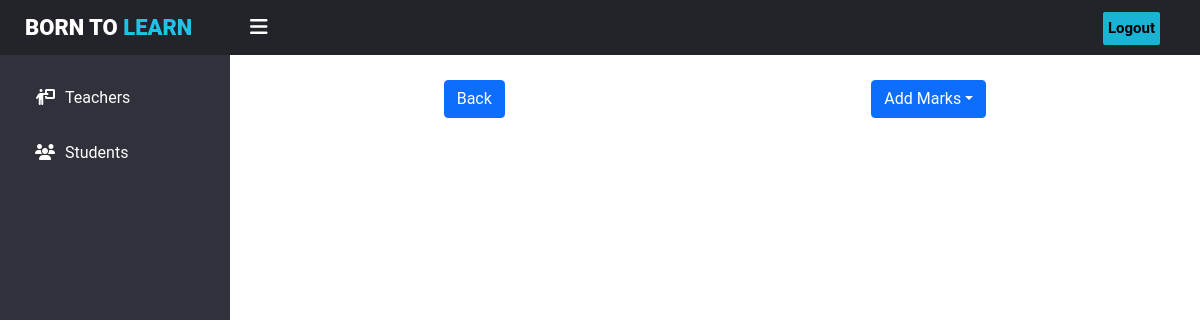
The app's page /teachers/showMarks.php (signed in), older data.
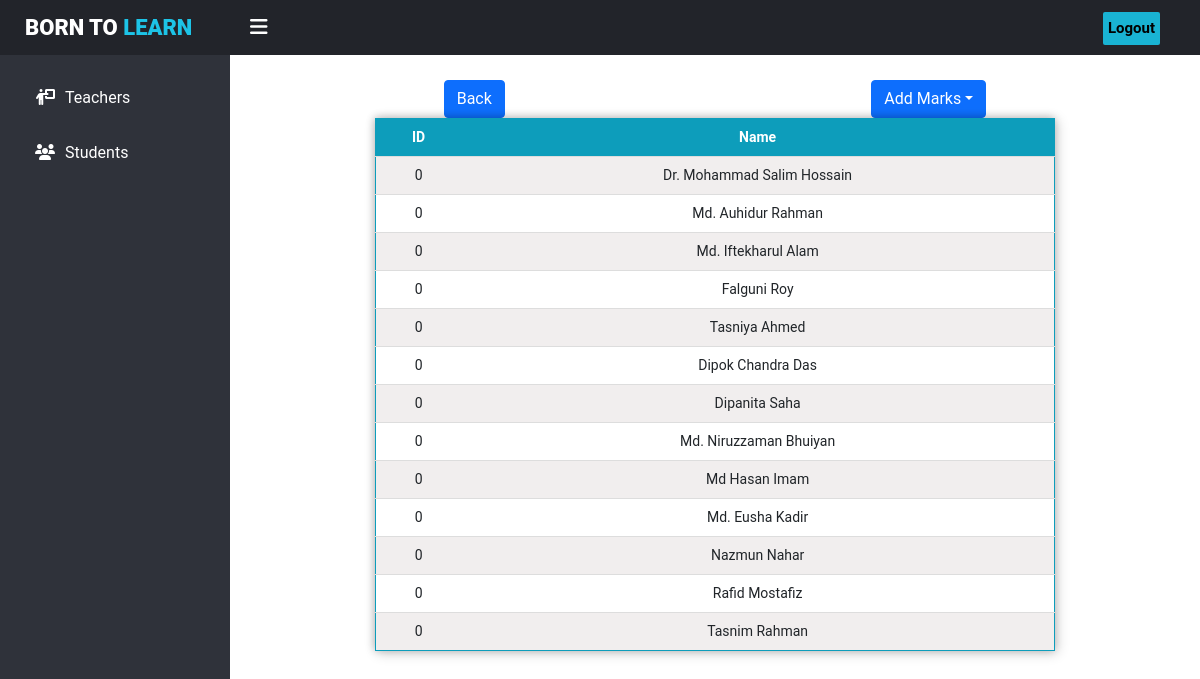
The same page, newer data.
### tables this page shows
CREATE TABLE `user` (
  `ID` int(50) NOT NULL,
  `email` varchar(50) NOT NULL,
  `password` varchar(50) NOT NULL,
  `user_type` varchar(50) NOT NULL,
  `Roll` varchar(50) NOT NULL,
  `Mobile` varchar(50) NOT NULL,
  `Batch` int(11) NOT NULL,
  `semester` int(100) NOT NULL,
  `Name` varchar(50) NOT NULL
);

### teachers/showMarks.php (the view, shortened to what this page needs)
<?php
include '../assets/sidebar.php';
include '../assets/database.php';
?>
<link rel="stylesheet" href="../css//courseAttandance.css">
  <div class="team-area">
    <div class="team-container">
        <div style="padding-bottom: 25px;padding-top:80px;">
            <div class="row">
                <div class="col-2"></div>
                <div class="col-3">
                    <a class="btn btn-primary ms-5" href="marks.php">Back</a>
                </div>
                <div class="col-2"></div>
                <div class="col-3">
                    <div class="dropdown d-flex justify-content-end me-5">
                        <button class="btn btn-primary dropdown-toggle" type="button" id="dropdownMenuButton1" data-bs-toggle="dropdown" aria-expanded="false" name="addMarks">Add Marks</button>
                    </div>
                </div>
            </div>
            <table style="margin-left: 50%;">
         <tbody>
             <?php
             $result = mysqli_query($conn, " SELECT * FROM `user` WHERE semester='$semester'") or die('query failed');
             if ($result->num_rows > 0) { ?>
                  <tr id="header" style="text-align:center;">
                  <th >ID</th>
                  <th>Name</th>
                  </tr>
                <?php  while ($row = $result->fetch_assoc()) {
                         $student_name=$row['Name'];
                         $student_roll=$row['Roll'];
                 ?>
                      <tr>
                      <td><?php echo $student_roll; ?></td>
                      <td><?php echo $student_name; ?></td>
                      </tr>
                <?php }  } ?>
         </tbody>
     </table>
    </div>
  </div>
</div>

Row changes from the older to the newer data that the page shows:
now on this page (row edited): user: Roll "0", Name "Dr. Mohammad Salim Hossain"
now on this page (row edited): user: Roll "0", Name "Md. Auhidur Rahman"
now on this page (row edited): user: Roll "0", Name "Md. Iftekharul Alam"
now on this page (row edited): user: Roll "0", Name "Falguni Roy"
now on this page (row edited): user: Roll "0", Name "Tasniya Ahmed"
now on this page (row edited): user: Roll "0", Name "Dipok Chandra Das"
now on this page (row edited): user: Roll "0", Name "Dipanita Saha"
now on this page (row edited): user: Roll "0", Name "Md. Niruzzaman Bhuiyan"
now on this page (row edited): user: Roll "0", Name "Md Hasan Imam"
now on this page (row edited): user: Roll "0", Name "Md. Eusha Kadir"
now on this page (row edited): user: Roll "0", Name "Nazmun Nahar"
now on this page (row edited): user: Roll "0", Name "Rafid Mostafiz"
now on this page (row edited): user: Roll "0", Name "Tasnim Rahman"
Text that changed along with them:
text now shown: "ID Name"
